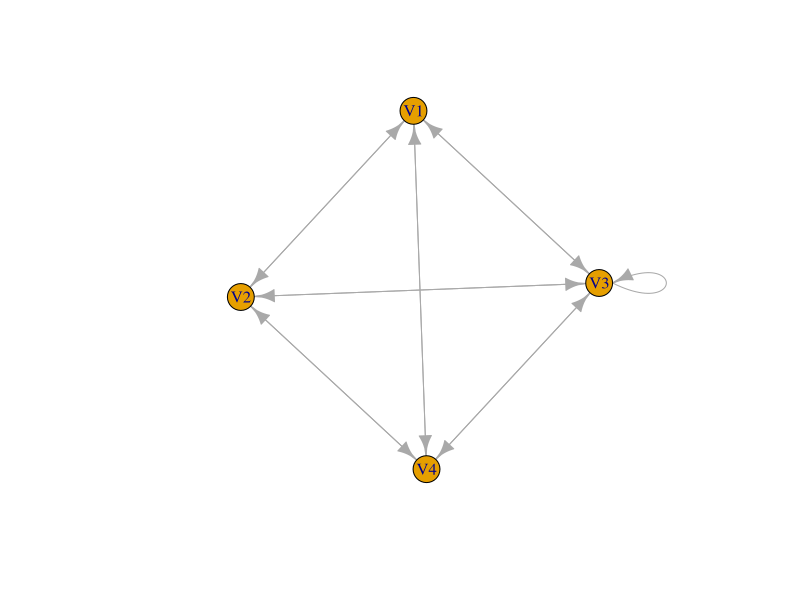

Write the R code that produced this figure.
library(igraph) #importing the library
#we are expecting a matrix in the file matrix.csv
N <- as.matrix(read.csv("matrix.csv" , sep = ";" , header = FALSE), directed = TRUE)
g <- graph.adjacency(N,mode="directed",weighted = TRUE)
png(filename = "graph.png" , width = 500,height = 500)
plot(g,g.vertex.color="lightblue")
dev.off()